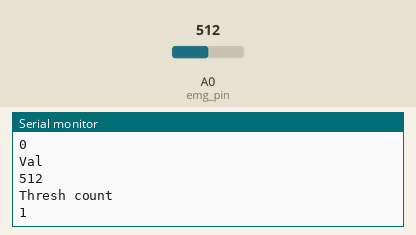
Bench run of a sketch on a simulated Arduino Uno, built with avr-gcc and run on an emulated ATmega328P. Shown: the last lines printed to the serial monitor. The inputs (shaded band) are chosen by the test bench; at power-on: A0 (emg_pin) = 512.

Above: at 2.1 s.
2.2 s: A0 (emg_pin) set to 716
At 2.8 s:
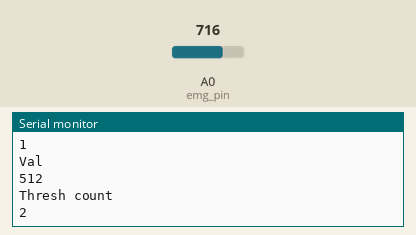
3.7 s: A0 (emg_pin) set to 900
At 4.4 s:
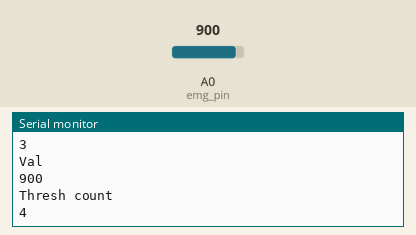
Timing chart, 0 to 6.7 s (numbered marks = the images above; inputs shaded):
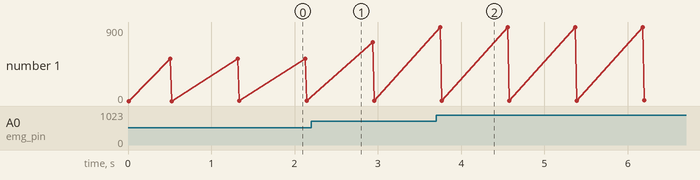

Measured:
- after the input at 3.7 s, the serial monitor: prints a new line after 0.05 s (image 2)

The sketch:

Limbitless_Elbow.ino
```cpp
/**
 * Limbitless Solutions
 * EMG Pulse Flex Test
 *
 * Josh Kaplan <jk@joshkaplan.org>
 * October 25, 2014
 *
 * Takes an analog input from an EMG sensor
 * and prints out which pulse it read.
 *
 * Current code supports two types of pulses:
 *   1. Long Pulse
 *   2. Two short Pulses
 */

#define EMG_THRESH 40       // Higher? Lower? Dependent on person?
#define SHORT_PULSE_MIN 3   // Length of time for a short pulse in terms of "threshold_count"
#define LONG_PULSE_MIN 9    // Length of time for a long pulse in terms of "threshold_count"


// vars
int emg_pin = 0;                // EMG signal pin
int val = 0;                    // EMG value
int thresh_count = 0;           // threshold counter
int short_pulse_count = 0;      // number of short pulses detected
int short_pulse_interval = 0;   // tracks time between short pulses

void setup()
{
  Serial.begin(9600);
}

void loop()
{
  // reset the counter outside the while loop
  thresh_count = 0;

  Serial.println("Interval");
  Serial.println(short_pulse_interval);
  delay(500);

  while ((val = analogRead(emg_pin)) > EMG_THRESH)
  {
    Serial.println("Val");
    Serial.println(val);
    Serial.println("Thresh count");
    Serial.println(thresh_count);

    delay(800);

    // long pulse detection
    if(thresh_count > LONG_PULSE_MIN)
    {
      short_pulse_count = 0;
      thresh_count = 0;
      Serial.println("Long Pulse");
      break;
    }
    thresh_count++;
    delay(10);
  }

  // short pulse detections
  if(thresh_count > SHORT_PULSE_MIN)
  {
    if(++short_pulse_count == 2)            // if two pulses are recognized
    {
      short_pulse_count = 0;
      short_pulse_interval = 0;
      Serial.println("Short Pulse");
    }
  }

  if (short_pulse_count > 0)
    short_pulse_interval++;

  if (short_pulse_interval > SHORT_PULSE_MIN)
  {
    short_pulse_count = 0;
    short_pulse_interval = 0;
  }
}
```
